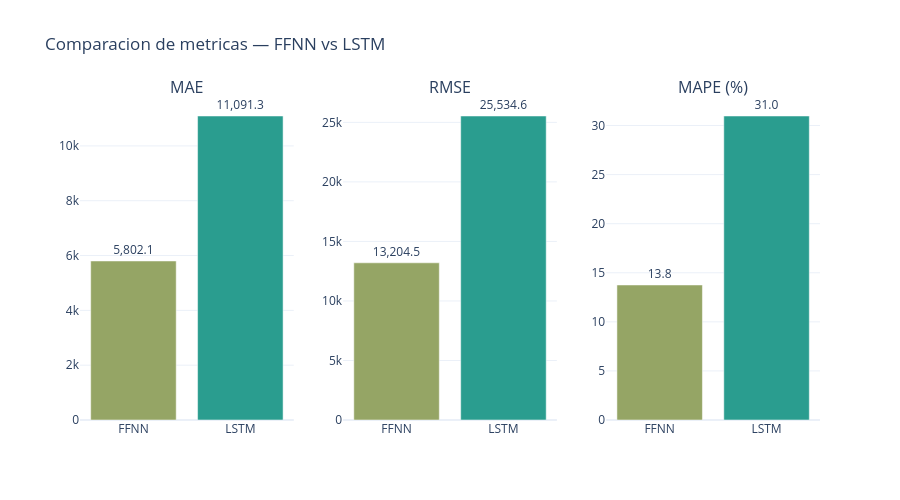

The notebook cell this image was saved under:
### Code cell
fig = make_subplots(rows=1, cols=3, subplot_titles=['MAE', 'RMSE', 'MAPE (%)'])
colores = ['#95a565', '#2a9d8f']
modelos = ['FFNN', 'LSTM']

for col, metrica in enumerate(['MAE', 'RMSE', 'MAPE (%)'], start=1):
    vals = [m_ffnn[metrica], m_lstm[metrica]]
    fig.add_trace(
        go.Bar(x=modelos, y=vals, marker_color=colores,
               text=[f'{v:,.1f}' for v in vals],
               textposition='outside', showlegend=False),
        row=1, col=col
    )

fig.update_layout(title='Comparacion de metricas — FFNN vs LSTM',
                  template='plotly_white', height=500)
fig.write_html('Assets/metricas_comparativa.html',
               include_plotlyjs='cdn', 
               full_html=False)
fig.show()

### Figure 1 — Plotly figure (JSON) as saved in the notebook; plotly's stock layout.template omitted (floating-point values rounded to 4 significant figures)
{"data": [{"marker": {"color": ["#95a565", "#2a9d8f"]}, "showlegend": false, "text": ["5,802.1", "11,091.3"], "textposition": "outside", "type": "bar", "x": ["FFNN", "LSTM"], "xaxis": "x", "y": [5802.0, 11090.0], "yaxis": "y"}, {"marker": {"color": ["#95a565", "#2a9d8f"]}, "showlegend": false, "text": ["13,204.5", "25,534.6"], "textposition": "outside", "type": "bar", "x": ["FFNN", "LSTM"], "xaxis": "x2", "y": [13200.0, 25530.0], "yaxis": "y2"}, {"marker": {"color": ["#95a565", "#2a9d8f"]}, "showlegend": false, "text": ["13.8", "31.0"], "textposition": "outside", "type": "bar", "x": ["FFNN", "LSTM"], "xaxis": "x3", "y": [13.76, 30.97], "yaxis": "y3"}], "layout": {"annotations": [{"font": {"size": 16}, "showarrow": false, "text": "MAE", "x": 0.1444, "xanchor": "center", "xref": "paper", "y": 1, "yanchor": "bottom", "yref": "paper"}, {"font": {"size": 16}, "showarrow": false, "text": "RMSE", "x": 0.5, "xanchor": "center", "xref": "paper", "y": 1, "yanchor": "bottom", "yref": "paper"}, {"font": {"size": 16}, "showarrow": false, "text": "MAPE (%)", "x": 0.8556, "xanchor": "center", "xref": "paper", "y": 1, "yanchor": "bottom", "yref": "paper"}], "height": 500, "title": {"text": "Comparacion de metricas — FFNN vs LSTM"}, "xaxis": {"anchor": "y", "domain": [0, 0.2889]}, "xaxis2": {"anchor": "y2", "domain": [0.3556, 0.6444]}, "xaxis3": {"anchor": "y3", "domain": [0.7111, 1]}, "yaxis": {"anchor": "x", "domain": [0, 1]}, "yaxis2": {"anchor": "x2", "domain": [0, 1]}, "yaxis3": {"anchor": "x3", "domain": [0, 1]}}}
